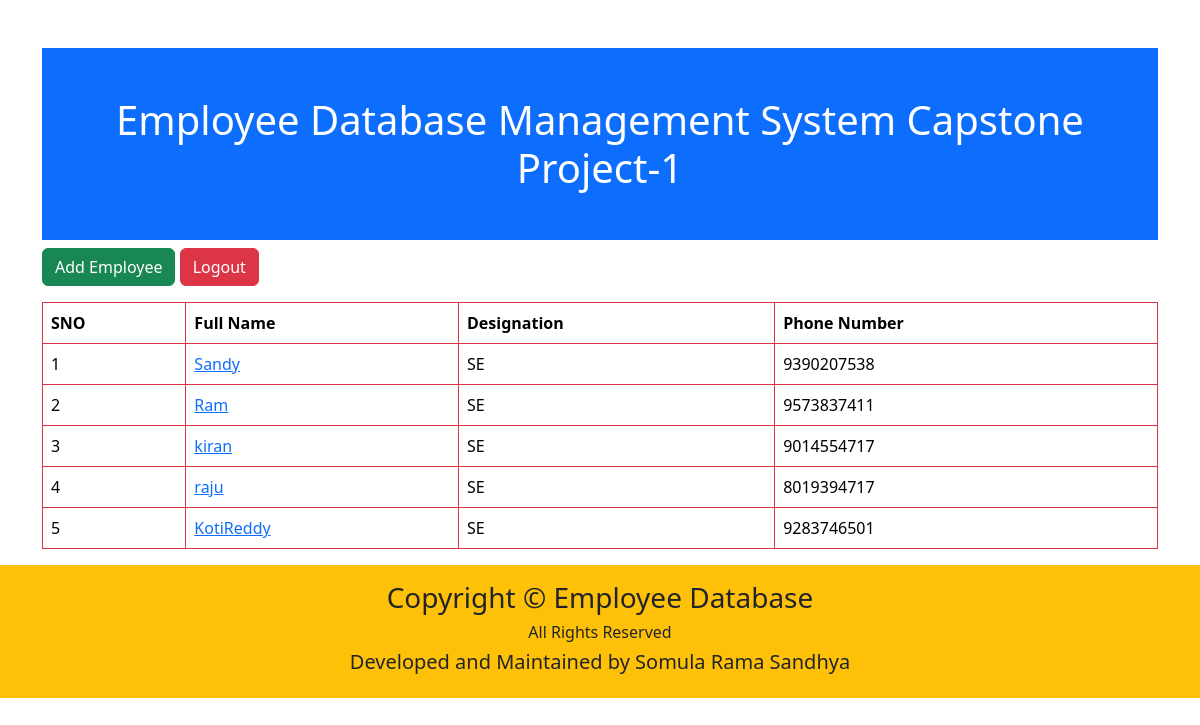
The app's page / (signed in), older data.
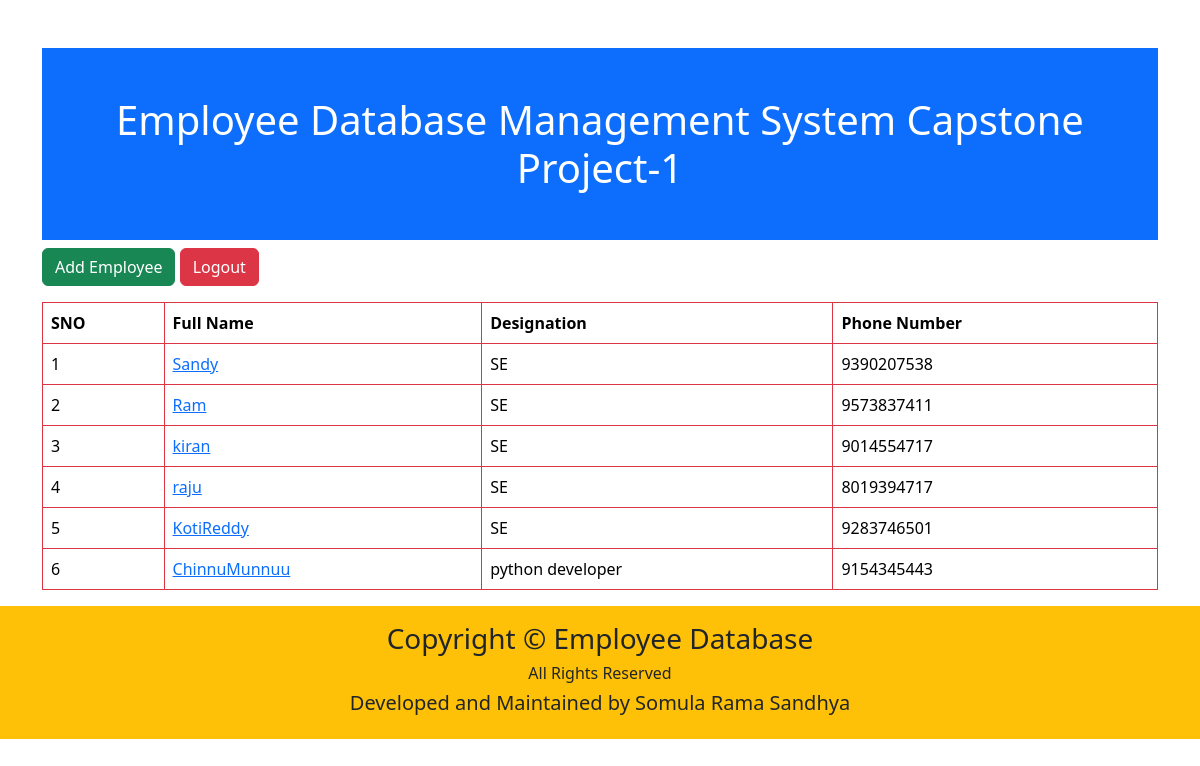
The same page, newer data.
### app/models.py (models this page shows)
class Employee(models.Model):
    firstname=models.CharField(max_length=100)
    last_name=models.CharField(max_length=100)
    photo=models.CharField(max_length=100)
    designation=models.CharField(max_length=100)
    email_address=models.CharField(max_length=100)
    phone_number=models.CharField(max_length=100)

### app/views.py (the view)
# urls.py: 2. Add a URL to urlpatterns:  path('', views.home, name='home')
@login_required
def home(request):
    employees = Employee.objects.all()
    return render(request, 'app/home.html', {'employees': employees})

### app/templates/app/home.html (shortened to what this page needs)
<!DOCTYPE html>
<html lang="en">
<head>
    <link href="https://cdn.jsdelivr.net/npm/bootstrap@5.3.8/dist/css/bootstrap.min.css" rel="stylesheet">
</head>
<body>
    <div class="container mt-5">
        <h1 class="bg-primary text-white p-5 text-center">Employee Database Management System Capstone Project-1</h1>
        <a href="{% url "add_employee" %}" class="btn btn-success mb-3">Add Employee</a>
        <table class="table table-bordered border-danger table-hover">
            <form method='post' action="{% url "logout" %}" style="display:inline">
                <button type='submit' class="btn btn-danger mb-3">Logout</button>
            </form>
            <thead>
                <tr>
                    <th>SNO</th>
                    <th>Full Name</th>
                    <th>Designation</th>
                    <th>Phone Number</th>
                </tr>
            </thead>
            <tbody>
                {% for x in employees %}
                  <tr>
                    <td>{{x.id}}</td>
                    <td><a href="{% url 'employee_detail' x.id %}">{{x.firstname}} {{x.lastname}}</a></td>
                    <td>{{x.designation}}</td>
                    <td>{{x.phone_number}}</td>
                  </tr>
                {% endfor %}
            </tbody>
        </table>
    </div>
    <div>
        <footer class="text-center bg-warning p-3">
            <h3>Copyright &copy; Employee Database</h3>
            <h6>All Rights Reserved</h6>
            <h5>Developed and Maintained by Somula Rama Sandhya</h5>
        </footer>
    </div>
</body>
</html>

Row changes from the older to the newer data that the page shows:
added Employee: id "6", firstname "ChinnuMunnuu", designation "python developer", phone_number "9154345443"
